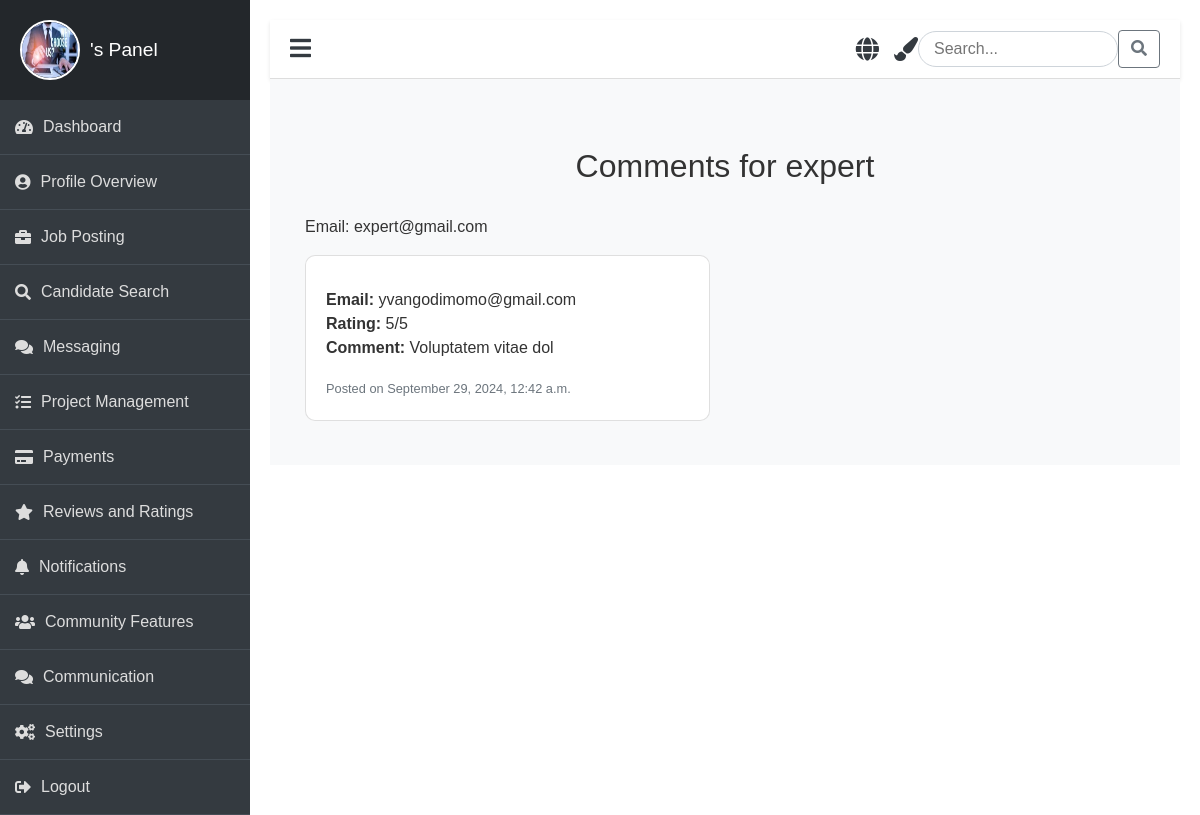
/experts/3/comments/, run on the app's committed database.
### job/models.py (models this page shows, shortened)
class CustomUser(AbstractUser):
    ROLE_CHOICES = (
        ('admin', 'Admin'),
        ('expert', 'Expert'),
        ('client', 'Client'),
    )
    role = models.CharField(max_length=30, choices=ROLE_CHOICES, default='client')
    profile_picture = models.ImageField(upload_to='profile_pictures/', blank=True, null=True)
    phone = models.CharField(max_length=15, default='0000000000')  # Provide a default value
    address = models.TextField(null=True, blank=True)  # Temporarily allow null

class Review(models.Model):
    expert = models.ForeignKey(CustomUser, on_delete=models.CASCADE, related_name='expert_reviews', limit_choices_to={'role': 'expert'})
    client_name = models.CharField(max_length=255)
    client_email = models.EmailField()
    comment = models.TextField()
    rating = models.PositiveSmallIntegerField(choices=[(i, i) for i in range(1, 6)])  # Rating from 1 to 5
    created_at = models.DateTimeField(default=timezone.now)

### job/views.py (the view)
# urls.py: path('experts/<int:expert_id>/comments/', views.view_comments, name='view_comments'),
def view_comments(request, expert_id):
    expert = get_object_or_404(CustomUser, id=expert_id, role='expert')
    reviews = Review.objects.filter(expert=expert)
    return render(request, 'panel/clients/reviews/view_comments.html', {'expert': expert, 'reviews': reviews})

### job/templates/panel/clients/reviews/view_comments.html (shortened to what this page needs)
{% extends 'panel/base/base_clients.html' %}
{% load static %}
{% block content %}
<head>
    <link rel="stylesheet" href="{% static 'css/view_comment.css' %}">
    <link rel="stylesheet" href="https://cdnjs.cloudflare.com/ajax/libs/animate.css/4.1.1/animate.min.css">
</head>
<div class="container mt-5">
    <h2>Comments for {{ expert.username }}</h2>
    <p>Email: {{ expert.email }}</p>
    <div class="row">
        {% for review in reviews %}
        <div class="col-md-6 mb-4">
            <div class="card h-100 animate__animated animate__fadeInUp">
                <div class="card-body">
                    <p class="card-text">
                        <strong>Email:</strong> {{ review.client_email }}<br>
                        <strong>Rating:</strong> {{ review.rating }}/5<br>
                        <strong>Comment:</strong> {{ review.comment }}
                    </p>
                    <p class="card-text"><small class="text-muted">Posted on {{ review.created_at|date:"F j, Y, g:i a" }}</small></p>
                </div>
            </div>
        </div>
        {% empty %}
        <div class="col-12">
            <p>No reviews available for this expert.</p>
        </div>
        {% endfor %}
    </div>
</div>
{% endblock %}

### job/static/css/clients.css (style rules this page uses)
body { font-family: 'Arial', sans-serif; background-color: #f8f9fa; color: #333; margin: 0; padding: 0; overflow-x: hidden; }

### job/static/css/view_comment.css (style rules this page uses)
.card { border-radius: 10px; transition: transform 0.3s ease-in-out; }
.container h2 { text-align: center; margin-bottom: 30px; }
.card-body p { font-size: 1rem; }

### data on the page
CustomUser: username "expert", email "expert@gmail.com"
Review: client_email "yvangodimomo@gmail.com", rating "5", comment "Voluptatem vitae dol", created_at "September 29, 2024, 12:42 a.m."
